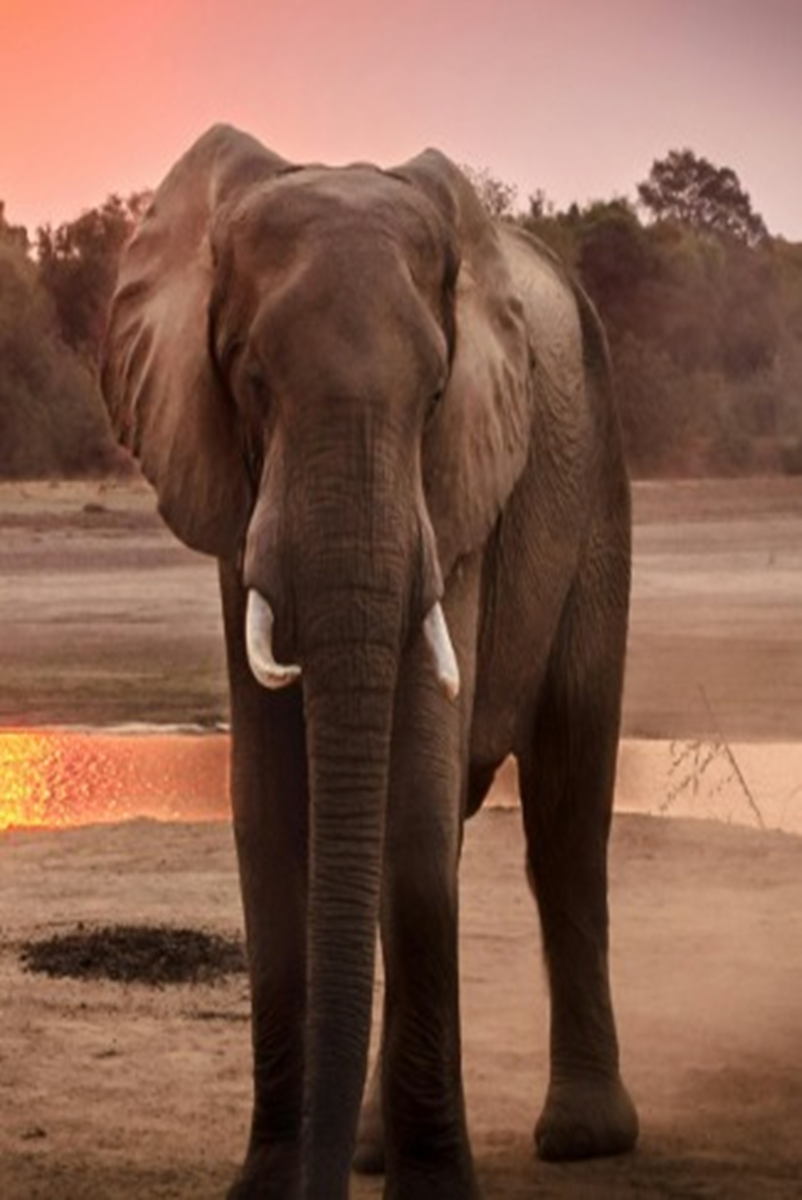
#> input picture test_image.jpg, 1603 x 2400 px (shown at 1/2 size)
$ python Lect1.py
#> lines starting #> are read from the running program, lines starting #| are printed output that depends on the picture; after the words box and inside, x2 and y2 are one past the last pixel; in counts of white or black regions, pixels touching at a corner belong together
import cv2
import sys

# ...existing code...
image = cv2.imread('test_image.jpg')
#> image is the input picture: shape (2400, 1603, 3); mean B, G, R 75.5, 92.2, 130.3
if image is None:
    print("Error: failed to load test_image.jpg")
    sys.exit(1)

h, w = image.shape[:2]
#> h = 2400; w = 1603
print("Height:", h)
#| Height: 2400
print("Width:", w)
#| Width: 1603

# Safe pixel access (clamp indices)
y, x = min(100, h-1), min(100, w-1)
#> y = 100; x = 100
(B, G, R) = image[y, x]
#> B = 127; G = 149; R = 254
print("R = {}, G = {}, B = {}".format(R, G, B))
#| R = 254, G = 149, B = 127
B_val = image[y, x, 0]
#> B_val = 127
print("B = {}".format(B_val))
#| B = 127

# Safe ROI slicing
y1, y2 = 100, 500
x1, x2 = 200, 700
y1, y2 = max(0, y1), min(h, y2)
#> y1 = 100; y2 = 500
x1, x2 = max(0, x1), min(w, x2)
#> x1 = 200; x2 = 700
if y1 < y2 and x1 < x2:
    roi = image[y1:y2, x1:x2]
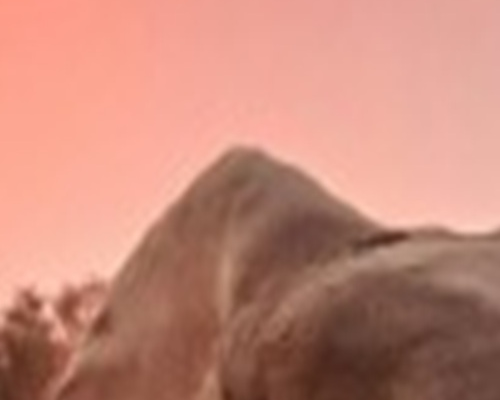
#> roi: shape (400, 500, 3); mean B, G, R 121.1, 136.7, 196.9
    cv2.imshow("ROI", roi)
    cv2.waitKey(0)

# Resize examples
resize = cv2.resize(image, (500, 500))
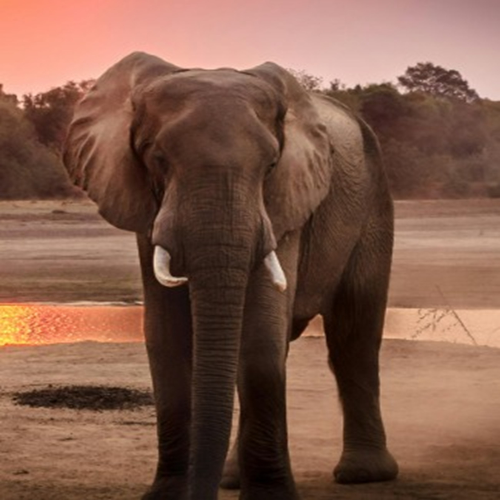
#> resize: shape (500, 500, 3); mean B, G, R 75.5, 92.2, 130.3
cv2.imshow("Resized Image", resize)
cv2.waitKey(0)

ratio = 800 / float(w)
#> ratio = 0.499
dim = (800, int(h * ratio))
#> dim = (800, 1197)
resize_aspect = cv2.resize(image, dim)
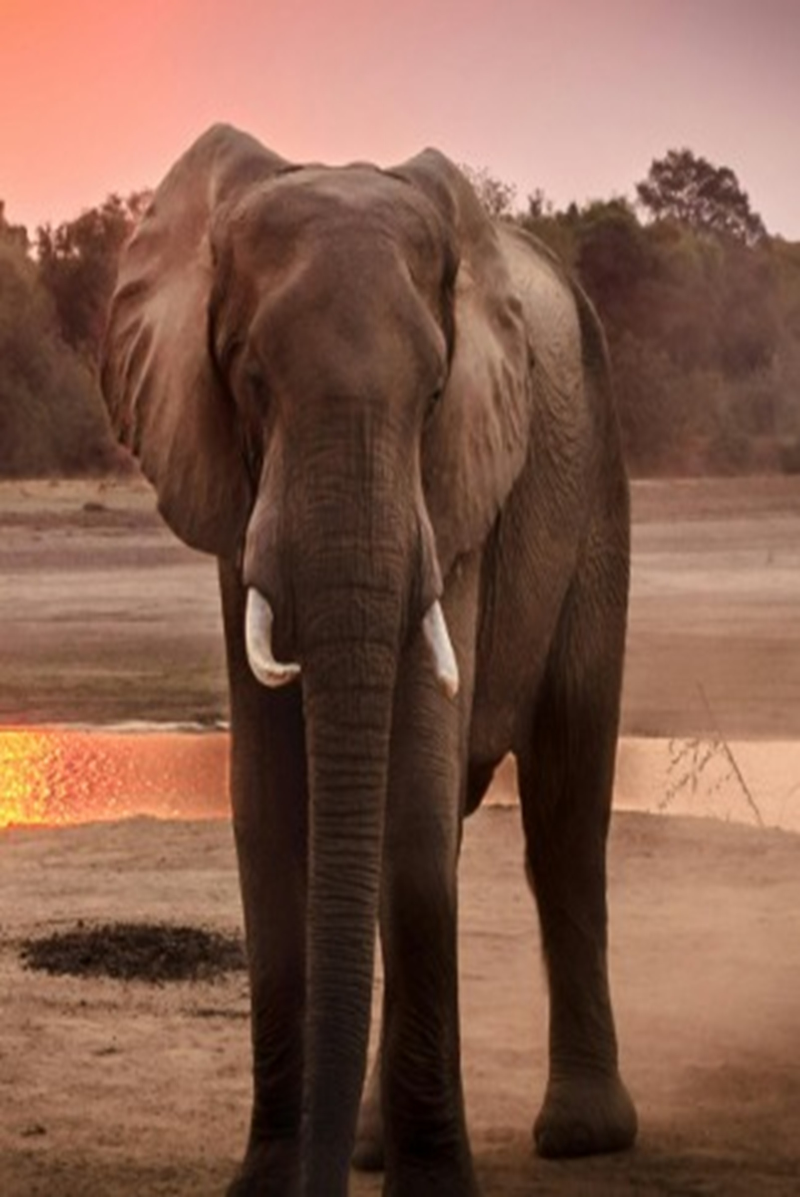
#> resize_aspect: shape (1197, 800, 3); mean B, G, R 75.4, 92.1, 130.2
cv2.imshow("Resized Aspect", resize_aspect)
cv2.waitKey(0)

# Draw rectangle on a copy; compute coords relative to image size
output = image.copy()
rx1 = int(w * 0.25)
#> rx1 = 400
ry1 = int(h * 0.20)
#> ry1 = 480
rx2 = int(w * 0.75)
#> rx2 = 1202
ry2 = int(h * 0.60)
#> ry2 = 1440

# Use red color (BGR) to ensure visibility and reasonable thickness
cv2.rectangle(output, (rx1, ry1), (rx2, ry2), (0, 0, 255), 2)
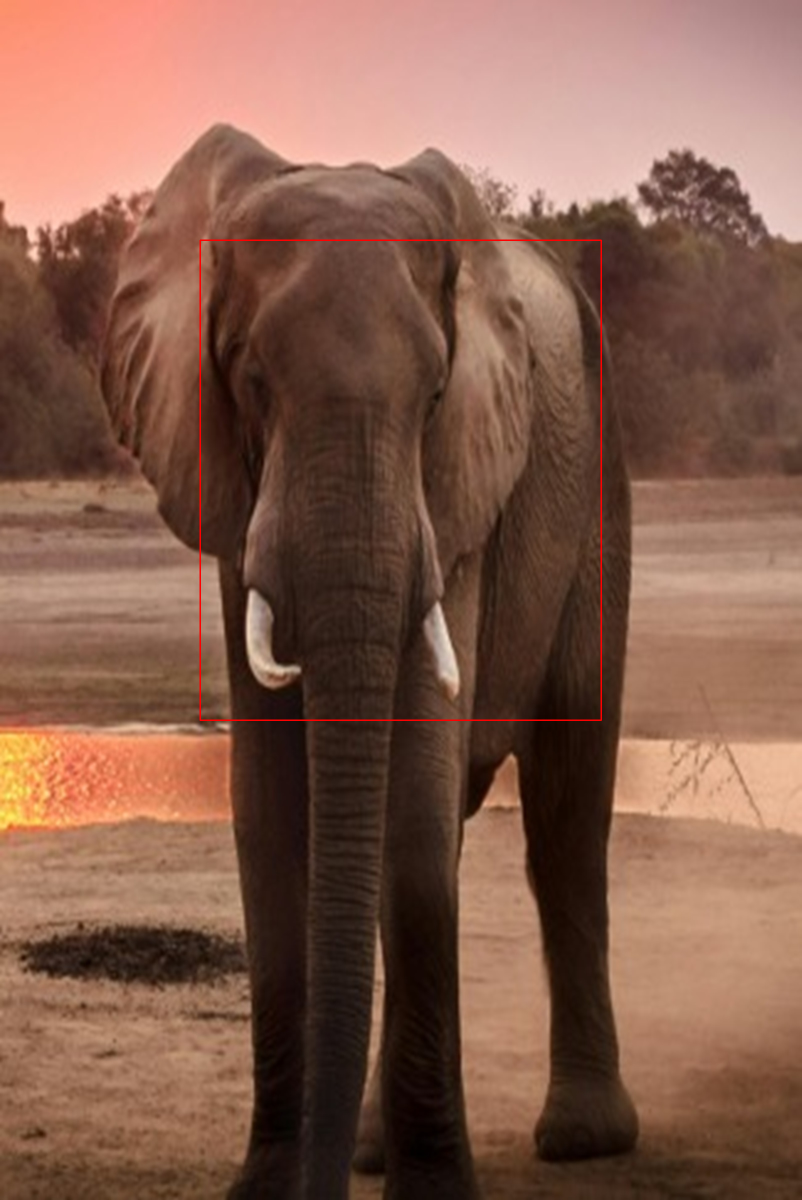
#> output: shape (2400, 1603, 3) (shown at 1/2 size); 0.27% of pixels changed, all inside (x1, y1, x2, y2) = (399, 479, 1204, 1442)
cv2.putText(output, 'OpenCV Demo', (rx1, max(20, ry1 - 10)),
            cv2.FONT_HERSHEY_SIMPLEX, 1, (0, 0, 255), 2)
#> output: shape (2400, 1603, 3); 0.04% of pixels changed, all inside (x1, y1, x2, y2) = (402, 448, 620, 479)

# Display the output resized so it fits on screen
display = cv2.resize(output, (800, int(h * (800 / w))))
cv2.imshow("Output with Rectangle and Text", display)
cv2.waitKey(0)
# ...existing code...
